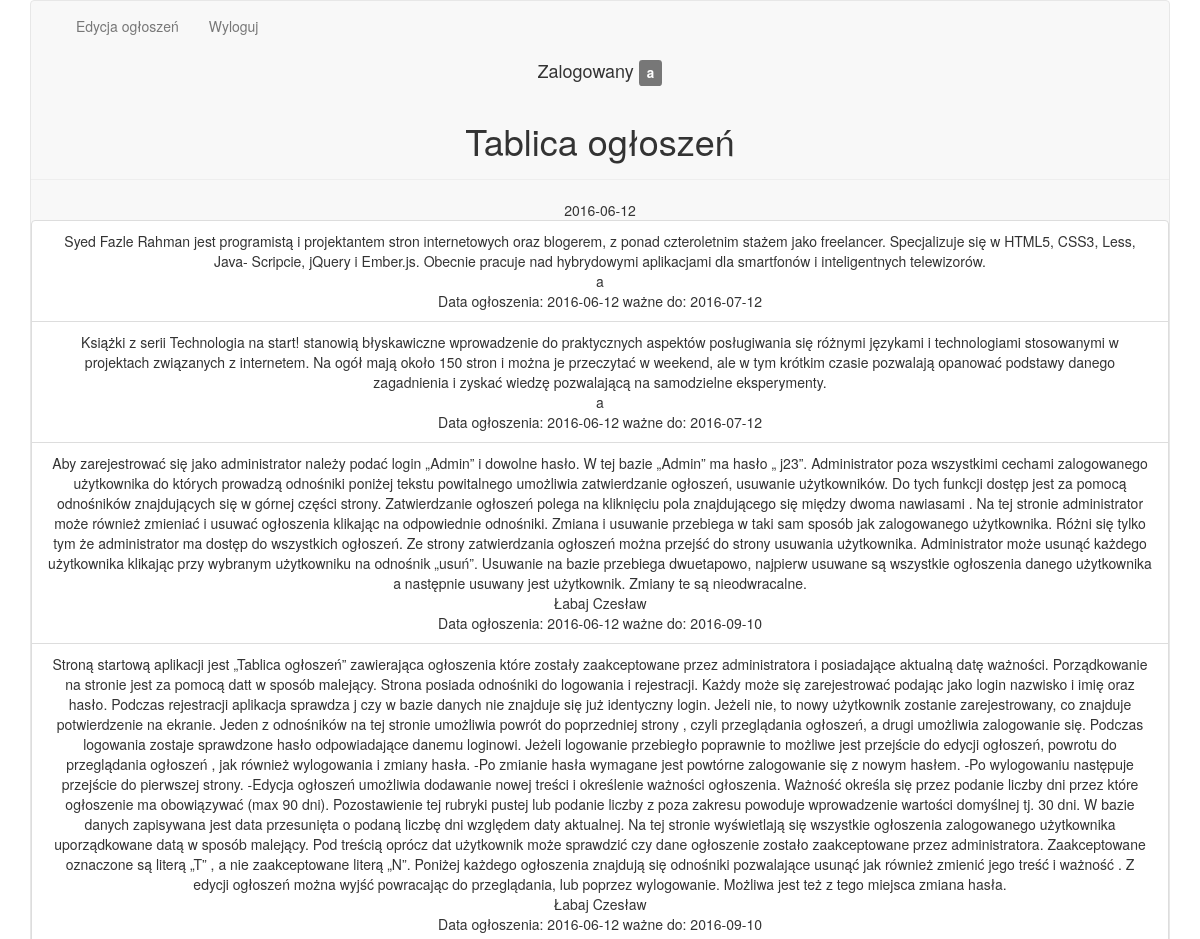
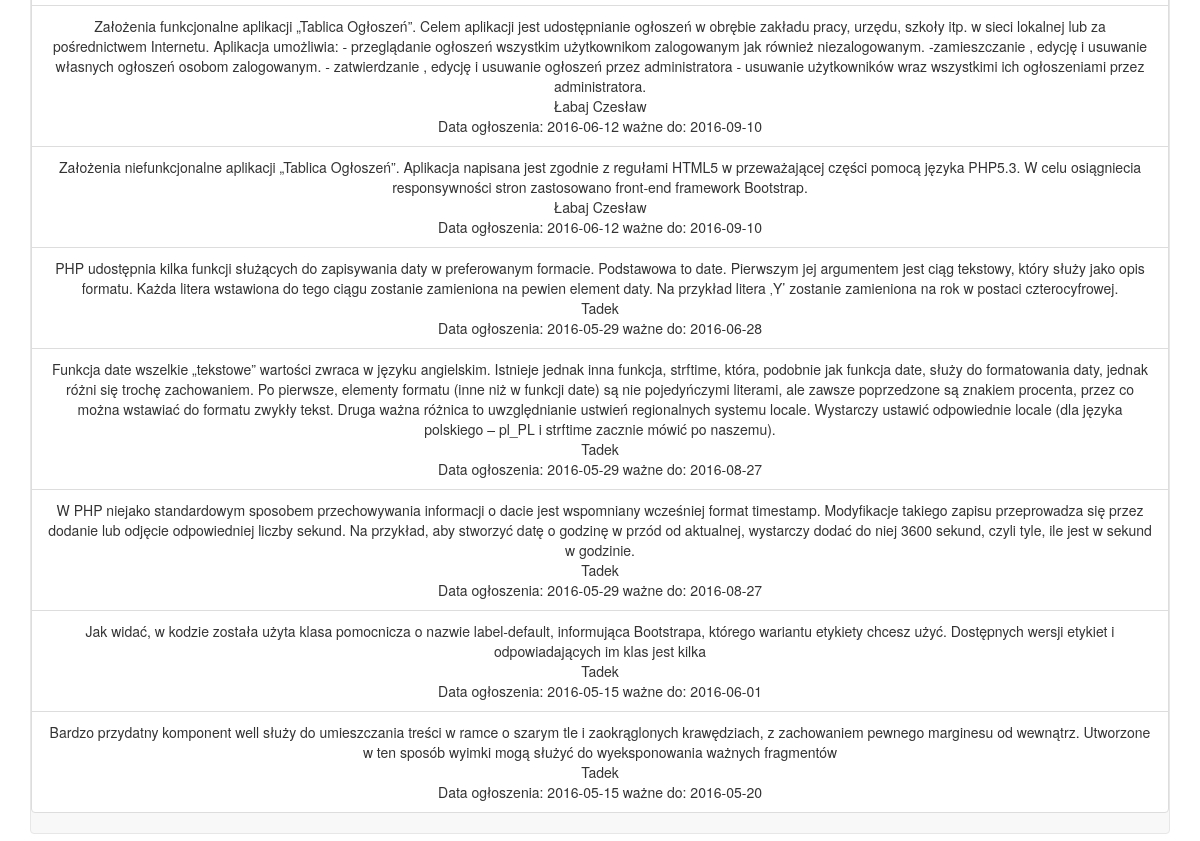
Page / (signed in) on the committed database (2 pictures, top to bottom).
### tables this page shows
CREATE TABLE IF NOT EXISTS `ogloszenia` (
  `id_o` int(255) unsigned NOT NULL,
  `Id_u` int(255) unsigned NOT NULL,
  `tresc` varchar(2550) NOT NULL,
  `data` date DEFAULT NULL,
  `waznosc` date DEFAULT NULL,
  `widocznosc` char(1) DEFAULT 'N'
);

CREATE TABLE IF NOT EXISTS `uzytkownik` (
  `id_u` int(255) unsigned NOT NULL,
  `login` varchar(20) NOT NULL,
  `haslo` varchar(22) NOT NULL
);

### index.php (the view, shortened to what this page needs)
<!doctype html>
<html>
<head>
<link rel="stylesheet" type="text/css" href="css/bootstrap.css">
</head>
<body>
   <div class="container">
       <div class="row">
<div class="col-md-12 text-center">
<?php
  require_once('./Przegladanie.php');
   $prz = new Przegladanie('ogloszenia','j23','ogloszenia','localhost');
  echo ($prz->link());
  ?>
<div class="page-header">
<h1>Tablica ogłoszeń</h1>
</div>
        <?php
 require_once('./Przegladanie.php');
 $dzis= date("Y-m-d");
 echo $dzis;
 $prz = new Przegladanie('ogloszenia','j23','ogloszenia','localhost');
 $l = $prz->lista();
 echo('<ul class="list-group">');
 foreach($l as $item){
 echo('<li class="list-group-item">'.$item['tresc'].'</br>'.$item['login'].'</br>'."Data ogłoszenia: ".$item['data']."  ważne do: ".$item['waznosc'].' </li>');
}
echo('</ul>'
      );
?>
 </div>
</div>
</div>
</body>
  </html>

### rows in the picture
ogloszenia: tresc "Syed Fazle Rahman jest programistą i projektantem stron internetowych oraz blogerem, z ponad czteroletnim stażem jako freelancer. Specjalizuje się w HTML5, CSS3, Less, Java- Scripcie, jQuery i Ember.js. Obecnie pracuje nad hybrydowymi aplikacjami dla smartfonów i inteligentnych telewizorów.", Id_u.login "a", data "2016-06-12", waznosc "2016-07-12"
ogloszenia: tresc "Książki z serii Technologia na start! stanowią błyskawiczne wprowadzenie do praktycznych aspektów posługiwania się różnymi językami i technologiami stosowanymi w projektach związanych z internetem. Na ogół mają około 150 stron i można je przeczytać w weekend, ale w tym krótkim czasie pozwalają opanować podstawy danego zagadnienia i zyskać wiedzę pozwalającą na samodzielne eksperymenty.", Id_u.login "a", data "2016-06-12", waznosc "2016-07-12"
ogloszenia: tresc "Aby zarejestrować się jako administrator należy podać login „Admin” i dowolne hasło. W tej bazie „Admin” ma hasło „ j23”. Administrator poza wszystkimi cechami zalogowanego użytkownika do których prowadzą odnośniki poniżej tekstu powitalnego umożliwia zatwierdzanie ogłoszeń, usuwanie użytkowników. Do tych funkcji dostęp jest za pomocą odnośników znajdujących się w górnej części strony. Zatwierdzanie ogłoszeń polega na kliknięciu pola znajdującego się między dwoma nawiasami . Na tej stronie administrator może również zmieniać i usuwać ogłoszenia klikając na odpowiednie odnośniki. Zmiana i usuwanie przebiega w taki sam sposób jak zalogowanego użytkownika. Różni się tylko tym że administrator…", Id_u.login "Łabaj Czesław", data "2016-06-12", waznosc "2016-09-10"
ogloszenia: tresc "Stroną startową aplikacji jest „Tablica ogłoszeń” zawierająca ogłoszenia które zostały zaakceptowane przez administratora i posiadające aktualną datę ważności. Porządkowanie na stronie jest za pomocą datt w sposób malejący. Strona posiada odnośniki do logowania i rejestracji. Każdy może się zarejestrować podając jako login nazwisko i imię oraz hasło. Podczas rejestracji aplikacja sprawdza j czy w bazie danych nie znajduje się już identyczny login. Jeżeli nie, to nowy użytkownik zostanie zarejestrowany, co znajduje potwierdzenie na ekranie. Jeden z odnośników na tej stronie umożliwia powrót do poprzedniej strony , czyli przeglądania ogłoszeń, a drugi umożliwia zalogowanie się. Podczas…", Id_u.login "Łabaj Czesław", data "2016-06-12", waznosc "2016-09-10"
ogloszenia: tresc "Założenia funkcjonalne aplikacji „Tablica Ogłoszeń”. Celem aplikacji jest udostępnianie ogłoszeń w obrębie zakładu pracy, urzędu, szkoły itp. w sieci lokalnej lub za pośrednictwem Internetu. Aplikacja umożliwia: - przeglądanie ogłoszeń wszystkim użytkownikom zalogowanym jak również niezalogowanym. -zamieszczanie , edycję i usuwanie własnych ogłoszeń osobom zalogowanym. - zatwierdzanie , edycję i usuwanie ogłoszeń przez administratora - usuwanie użytkowników wraz wszystkimi ich ogłoszeniami przez administratora.", Id_u.login "Łabaj Czesław", data "2016-06-12", waznosc "2016-09-10"
ogloszenia: tresc "Założenia niefunkcjonalne aplikacji „Tablica Ogłoszeń”. Aplikacja napisana jest zgodnie z regułami HTML5 w przeważającej części pomocą języka PHP5.3. W celu osiągniecia responsywności stron zastosowano front-end framework Bootstrap.", Id_u.login "Łabaj Czesław", data "2016-06-12", waznosc "2016-09-10"
ogloszenia: tresc "PHP udostępnia kilka funkcji służących do zapisywania daty w preferowanym formacie. Podstawowa to date. Pierwszym jej argumentem jest ciąg tekstowy, który służy jako opis formatu. Każda litera wstawiona do tego ciągu zostanie zamieniona na pewien element daty. Na przykład litera ‚Y’ zostanie zamieniona na rok w postaci czterocyfrowej.", Id_u.login "Tadek", data "2016-05-29", waznosc "2016-06-28"
ogloszenia: tresc "Funkcja date wszelkie „tekstowe” wartości zwraca w języku angielskim. Istnieje jednak inna funkcja, strftime, która, podobnie jak funkcja date, służy do formatowania daty, jednak różni się trochę zachowaniem. Po pierwsze, elementy formatu (inne niż w funkcji date) są nie pojedyńczymi literami, ale zawsze poprzedzone są znakiem procenta, przez co można wstawiać do formatu zwykły tekst. Druga ważna różnica to uwzględnianie ustwień regionalnych systemu locale. Wystarczy ustawić odpowiednie locale (dla języka polskiego – pl_PL i strftime zacznie mówić po naszemu).", Id_u.login "Tadek", data "2016-05-29", waznosc "2016-08-27"
ogloszenia: tresc "W PHP niejako standardowym sposobem przechowywania informacji o dacie jest wspomniany wcześniej format timestamp. Modyfikacje takiego zapisu przeprowadza się przez dodanie lub odjęcie odpowiedniej liczby sekund. Na przykład, aby stworzyć datę o godzinę w przód od aktualnej, wystarczy dodać do niej 3600 sekund, czyli tyle, ile jest w sekund w godzinie.", Id_u.login "Tadek", data "2016-05-29", waznosc "2016-08-27"
ogloszenia: tresc "Jak widać, w kodzie została użyta klasa pomocnicza o nazwie label-default, informująca Bootstrapa, którego wariantu etykiety chcesz użyć. Dostępnych wersji etykiet i odpowiadających im klas jest kilka", Id_u.login "Tadek", data "2016-05-15", waznosc "2016-06-01"
ogloszenia: tresc "Bardzo przydatny komponent well służy do umieszczania treści w ramce o szarym tle i zaokrąglonych krawędziach, z zachowaniem pewnego marginesu od wewnątrz. Utworzone w ten sposób wyimki mogą służyć do wyeksponowania ważnych fragmentów", Id_u.login "Tadek", data "2016-05-15", waznosc "2016-05-20"

### other values in the picture
$_SESSION["login"] "a"
